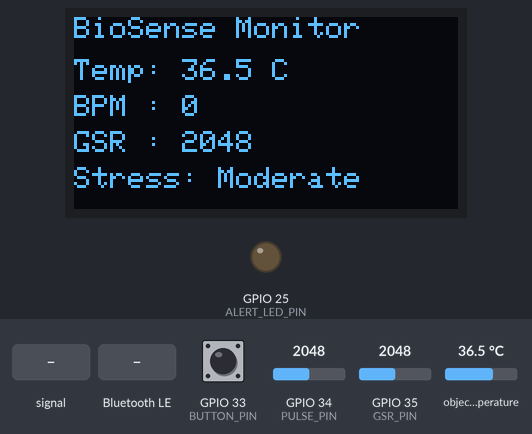
This sketch was run on a simulated ESP32. Shown: 128×64 one-colour display, output pins drawn as LEDs (lit = HIGH). The inputs (shaded band) are chosen by the test bench; at power-on: GPIO 35 (GSR_PIN) = 2048, object temperature 36.5 °C, GPIO 34 (PULSE_PIN) = 2048, GPIO 33 (BUTTON_PIN) HIGH. WiFi joins after 1.5 s; servers stay silent unless stated; nothing arrives over Bluetooth unless stated; a phone connects over Bluetooth LE 3 s after start; what the sketch prints to the serial monitor is not drawn.

Above: at 10.3 s.
10.4 s: GPIO 34 (PULSE_PIN) fed a 2 Hz sine of ±1228 counts around its level
At 16.2 s:
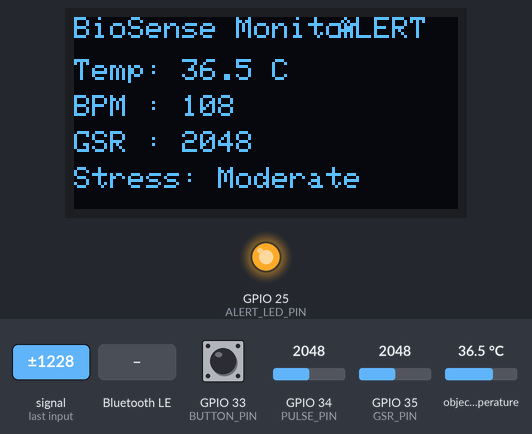
20.9 s: GPIO 35 (GSR_PIN) set to 2212
At 25.8 s:
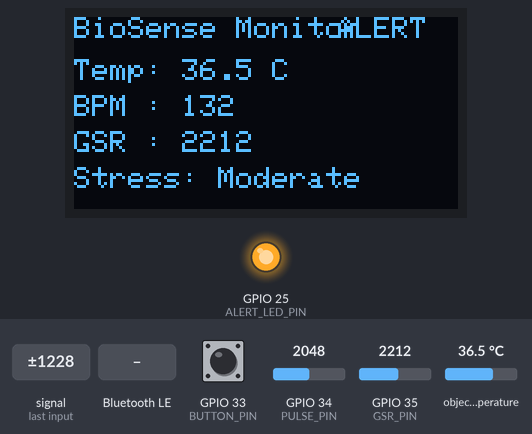
31.4 s: GPIO 35 (GSR_PIN) set to 2297
At 36.6 s:
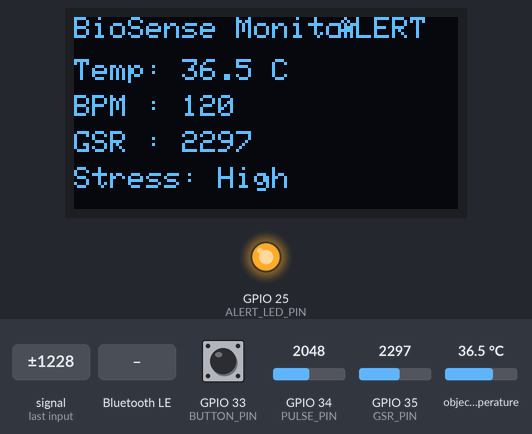
41.9 s: Bluetooth LE write "CALIBRATE_GSR" received
At 46.2 s:
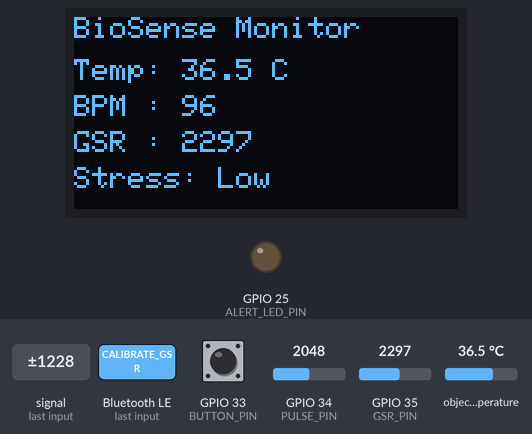
52.4 s: object temperature set to 20 °C
At 62.4 s:
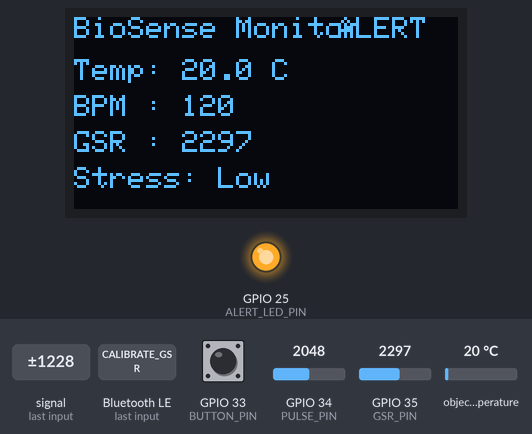
62.9 s: GPIO 34 (PULSE_PIN) set to 2240
At 67.8 s:
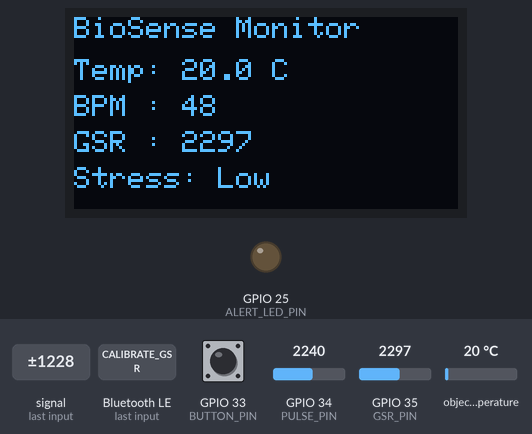
Timing chart, 0 to 69.3 s (numbered marks = the images above; inputs shaded):
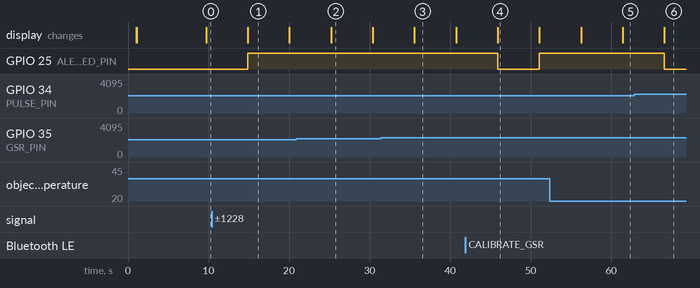

Measured:
- the behaviour switches between 2249 and 2250 on GPIO 35 (GSR_PIN) (found by bisection; images 2 and 3)
- after the input at 10.4 s, GPIO 25 (ALERT_LED_PIN): LOW → HIGH after 4.5 s; the display: changes after 4.5 s (image 1)
- after the input at 20.9 s, the display: changes after 4.3 s (image 2)
- after the input at 31.4 s, the display: changes after 4.2 s (image 3)
- after the input at 41.9 s, GPIO 25 (ALERT_LED_PIN): HIGH → LOW after 4.0 s, → HIGH 5.2 s later; the display: changes after 4.0 s (image 4)
- after the input at 52.4 s, the display: first differs from a run without the input after 9.0 s (image 5)
- after the input at 62.9 s, GPIO 25 (ALERT_LED_PIN): HIGH → LOW after 3.7 s; the display: changes after 3.7 s (image 6)

The sketch:

BioSense_esp_code.ino
```cpp
/*
  BioSense - ESP32 Wearable Health Monitoring System

  Functions:
  - MLX90614 temperature sensor
  - SEN11574 / pulse analog sensor
  - GSR analog stress sensor
  - OLED SSD1306 display
  - BLE communication with mobile app
  - OTA Wi-Fi firmware update
  - Alert LED
  - Push button measurement trigger

  Required libraries:
  - Adafruit MLX90614
  - Adafruit SSD1306
  - Adafruit GFX
  - ESP32 BLE Arduino
  - ArduinoOTA
*/

#include <Wire.h>
#include <WiFi.h>
#include <ArduinoOTA.h>

#include <Adafruit_MLX90614.h>
#include <Adafruit_GFX.h>
#include <Adafruit_SSD1306.h>

#include <BLEDevice.h>
#include <BLEServer.h>
#include <BLEUtils.h>
#include <BLE2902.h>

// ======================================================
// PIN CONFIGURATION
// ======================================================

#define PULSE_PIN       34
#define GSR_PIN         35
#define ALERT_LED_PIN   25
#define BUTTON_PIN      33

#define OLED_SDA        21
#define OLED_SCL        22

// ======================================================
// OLED CONFIGURATION
// ======================================================

#define SCREEN_WIDTH 128
#define SCREEN_HEIGHT 64
#define OLED_RESET -1

Adafruit_SSD1306 display(SCREEN_WIDTH, SCREEN_HEIGHT, &Wire, OLED_RESET);

// ======================================================
// SENSORS
// ======================================================

Adafruit_MLX90614 mlx = Adafruit_MLX90614();

// ======================================================
// WIFI + OTA CONFIGURATION
// ======================================================

const char* WIFI_SSID = "YOUR_WIFI_NAME";
const char* WIFI_PASSWORD = "YOUR_WIFI_PASSWORD";

#define OTA_HOSTNAME "BioSense-ESP32"
#define OTA_PASSWORD "biosense123"

// ======================================================
// BLE CONFIGURATION
// ======================================================

#define DEVICE_NAME "BioSense"

#define SERVICE_UUID        "12345678-1234-1234-1234-1234567890ab"
#define DATA_CHAR_UUID      "abcd1234-1234-1234-1234-abcdef123456"
#define COMMAND_CHAR_UUID   "dcba4321-4321-4321-4321-fedcba654321"

BLECharacteristic *dataCharacteristic;
BLECharacteristic *commandCharacteristic;

bool deviceConnected = false;
bool measurementEnabled = true;

// ======================================================
// MEASUREMENT VARIABLES
// ======================================================

float bodyTemperature = 0.0;
int bpm = 0;
int gsrRaw = 0;
float stressIndex = 0.0;

String stressLevel = "Normal";
String healthStatus = "Normal";

unsigned long lastMeasurementTime = 0;
const unsigned long measurementInterval = 3000;

// ======================================================
// THRESHOLDS
// ======================================================

const float TEMP_ALERT_THRESHOLD = 38.0;
const int BPM_ALERT_THRESHOLD = 100;
const float STRESS_ALERT_THRESHOLD = 1.50;

float gsrBaseline = 1500.0;

// ======================================================
// BLE SERVER CALLBACKS
// ======================================================

class ServerCallbacks : public BLEServerCallbacks {
  void onConnect(BLEServer *server) {
    deviceConnected = true;
    Serial.println("BLE device connected");
  }

  void onDisconnect(BLEServer *server) {
    deviceConnected = false;
    Serial.println("BLE device disconnected");
    BLEDevice::startAdvertising();
  }
};

// ======================================================
// BLE COMMAND CALLBACKS
// ======================================================

class CommandCallbacks : public BLECharacteristicCallbacks {
  void onWrite(BLECharacteristic *characteristic) {
    std::string value = characteristic->getValue();

    if (value.length() == 0) {
      return;
    }

    String command = String(value.c_str());
    command.trim();

    Serial.print("BLE Command received: ");
    Serial.println(command);

    if (command == "START") {
      measurementEnabled = true;
    }
    else if (command == "STOP") {
      measurementEnabled = false;
    }
    else if (command == "MEASURE") {
      performMeasurement();
    }
    else if (command == "CALIBRATE_GSR") {
      calibrateGSR();
    }
  }
};

// ======================================================
// SETUP
// ======================================================

void setup() {
  Serial.begin(115200);
  delay(1000);

  pinMode(ALERT_LED_PIN, OUTPUT);
  pinMode(BUTTON_PIN, INPUT_PULLUP);

  digitalWrite(ALERT_LED_PIN, LOW);

  Wire.begin(OLED_SDA, OLED_SCL);

  initOLED();
  showStartupScreen();

  initTemperatureSensor();
  initBLE();
  initOTA();

  Serial.println("BioSense system ready.");
}

// ======================================================
// MAIN LOOP
// ======================================================

void loop() {
  ArduinoOTA.handle();

  handleButton();

  if (measurementEnabled && millis() - lastMeasurementTime >= measurementInterval) {
    lastMeasurementTime = millis();
    performMeasurement();
  }

  delay(20);
}

// ======================================================
// INITIALIZATION FUNCTIONS
// ======================================================

void initOLED() {
  if (!display.begin(SSD1306_SWITCHCAPVCC, 0x3C)) {
    Serial.println("OLED initialization failed");
    while (true) {
      delay(1000);
    }
  }

  display.clearDisplay();
  display.display();
}

void initTemperatureSensor() {
  if (!mlx.begin()) {
    Serial.println("MLX90614 not detected");

    display.clearDisplay();
    display.setTextSize(1);
    display.setTextColor(SSD1306_WHITE);
    display.setCursor(0, 20);
    display.println("MLX90614 ERROR");
    display.display();

    while (true) {
      ArduinoOTA.handle();
      delay(100);
    }
  }

  Serial.println("MLX90614 ready");
}

void initBLE() {
  BLEDevice::init(DEVICE_NAME);

  BLEServer *server = BLEDevice::createServer();
  server->setCallbacks(new ServerCallbacks());

  BLEService *service = server->createService(SERVICE_UUID);

  dataCharacteristic = service->createCharacteristic(
    DATA_CHAR_UUID,
    BLECharacteristic::PROPERTY_READ |
    BLECharacteristic::PROPERTY_NOTIFY
  );

  dataCharacteristic->addDescriptor(new BLE2902());

  commandCharacteristic = service->createCharacteristic(
    COMMAND_CHAR_UUID,
    BLECharacteristic::PROPERTY_WRITE
  );

  commandCharacteristic->setCallbacks(new CommandCallbacks());

  service->start();

  BLEAdvertising *advertising = BLEDevice::getAdvertising();
  advertising->addServiceUUID(SERVICE_UUID);
  advertising->setScanResponse(true);
  advertising->setMinPreferred(0x06);
  advertising->setMinPreferred(0x12);

  BLEDevice::startAdvertising();

  Serial.println("BLE advertising started");
}

void initOTA() {
  WiFi.mode(WIFI_STA);
  WiFi.begin(WIFI_SSID, WIFI_PASSWORD);

  Serial.print("Connecting to Wi-Fi for OTA");

  int attempts = 0;
  while (WiFi.status() != WL_CONNECTED && attempts < 30) {
    ArduinoOTA.handle();
    delay(500);
    Serial.print(".");
    attempts++;
  }

  if (WiFi.status() != WL_CONNECTED) {
    Serial.println();
    Serial.println("Wi-Fi connection failed. OTA disabled.");
    return;
  }

  Serial.println();
  Serial.println("Wi-Fi connected");
  Serial.print("IP address: ");
  Serial.println(WiFi.localIP());

  ArduinoOTA.setHostname(OTA_HOSTNAME);
  ArduinoOTA.setPassword(OTA_PASSWORD);

  ArduinoOTA.onStart([]() {
    Serial.println("OTA update started");

    display.clearDisplay();
    display.setTextSize(1);
    display.setTextColor(SSD1306_WHITE);
    display.setCursor(0, 20);
    display.println("OTA Update...");
    display.display();
  });

  ArduinoOTA.onEnd([]() {
    Serial.println("OTA update finished");

    display.clearDisplay();
    display.setTextSize(1);
    display.setTextColor(SSD1306_WHITE);
    display.setCursor(0, 20);
    display.println("OTA Done");
    display.display();
  });

  ArduinoOTA.onProgress([](unsigned int progress, unsigned int total) {
    int percent = (progress * 100) / total;

    Serial.printf("OTA Progress: %u%%\r", percent);

    display.clearDisplay();
    display.setTextSize(1);
    display.setTextColor(SSD1306_WHITE);
    display.setCursor(0, 20);
    display.print("OTA Progress: ");
    display.print(percent);
    display.println("%");
    display.display();
  });

  ArduinoOTA.onError([](ota_error_t error) {
    Serial.printf("OTA Error[%u]\n", error);

    display.clearDisplay();
    display.setTextSize(1);
    display.setTextColor(SSD1306_WHITE);
    display.setCursor(0, 20);
    display.println("OTA Error");
    display.display();
  });

  ArduinoOTA.begin();

  Serial.println("OTA ready");
}

// ======================================================
// MAIN MEASUREMENT FUNCTION
// ======================================================

void performMeasurement() {
  readAllSensors();
  processHealthStatus();
  updateOLED();
  sendBLEData();
  printSerialData();
}

// ======================================================
// SENSOR READING FUNCTIONS
// ======================================================

void readAllSensors() {
  bodyTemperature = readTemperature();
  bpm = readHeartRate();
  gsrRaw = readGSR();
  stressIndex = calculateStressIndex(gsrRaw);
  stressLevel = classifyStress(stressIndex);
}

float readTemperature() {
  float temp = mlx.readObjectTempC();

  if (isnan(temp)) {
    return 0.0;
  }

  return temp;
}

int readGSR() {
  const int samples = 20;
  long sum = 0;

  for (int i = 0; i < samples; i++) {
    ArduinoOTA.handle();
    sum += analogRead(GSR_PIN);
    delay(5);
  }

  return sum / samples;
}

float calculateStressIndex(int value) {
  if (gsrBaseline <= 0) {
    return 0.0;
  }

  return (float)value / gsrBaseline;
}

String classifyStress(float index) {
  if (index < 1.15) {
    return "Low";
  }
  else if (index < 1.50) {
    return "Moderate";
  }
  else {
    return "High";
  }
}

// ======================================================
// HEART RATE PROCESSING
// ======================================================

int readHeartRate() {
  const unsigned long durationMs = 5000;
  const int threshold = 2200;
  const int hysteresis = 200;

  int beats = 0;
  bool pulseDetected = false;

  unsigned long startTime = millis();

  while (millis() - startTime < durationMs) {
    ArduinoOTA.handle();

    int signal = analogRead(PULSE_PIN);

    if (signal > threshold && !pulseDetected) {
      beats++;
      pulseDetected = true;
    }

    if (signal < threshold - hysteresis) {
      pulseDetected = false;
    }

    delay(10);
  }

  int calculatedBPM = beats * 12;

  if (calculatedBPM < 40 || calculatedBPM > 180) {
    calculatedBPM = 0;
  }

  return calculatedBPM;
}

// ======================================================
// HEALTH STATUS
// ======================================================

void processHealthStatus() {
  bool alert = false;

  if (bodyTemperature > TEMP_ALERT_THRESHOLD) {
    alert = true;
  }

  if (bpm > BPM_ALERT_THRESHOLD && bpm != 0) {
    alert = true;
  }

  if (stressIndex > STRESS_ALERT_THRESHOLD) {
    alert = true;
  }

  if (alert) {
    healthStatus = "Alert";
    digitalWrite(ALERT_LED_PIN, HIGH);
  }
  else {
    healthStatus = "Normal";
    digitalWrite(ALERT_LED_PIN, LOW);
  }
}

// ======================================================
// OLED DISPLAY FUNCTIONS
// ======================================================

void updateOLED() {
  display.clearDisplay();

  display.setTextSize(1);
  display.setTextColor(SSD1306_WHITE);

  display.setCursor(0, 0);
  display.println("BioSense Monitor");

  display.setCursor(0, 14);
  display.print("Temp: ");
  display.print(bodyTemperature, 1);
  display.println(" C");

  display.setCursor(0, 26);
  display.print("BPM : ");
  display.println(bpm);

  display.setCursor(0, 38);
  display.print("GSR : ");
  display.println(gsrRaw);

  display.setCursor(0, 50);
  display.print("Stress: ");
  display.println(stressLevel);

  if (healthStatus == "Alert") {
    display.setCursor(88, 0);
    display.println("ALERT");
  }

  display.display();
}

void showStartupScreen() {
  display.clearDisplay();

  display.setTextColor(SSD1306_WHITE);

  display.setTextSize(2);
  display.setCursor(10, 15);
  display.println("BioSense");

  display.setTextSize(1);
  display.setCursor(10, 45);
  display.println("BLE + OTA Monitor");

  display.display();
  delay(2000);
}

// ======================================================
// BLE COMMUNICATION
// ======================================================

void sendBLEData() {
  String jsonData = "{";
  jsonData += "\"temperature\":";
  jsonData += String(bodyTemperature, 1);
  jsonData += ",";

  jsonData += "\"bpm\":";
  jsonData += String(bpm);
  jsonData += ",";

  jsonData += "\"gsr\":";
  jsonData += String(gsrRaw);
  jsonData += ",";

  jsonData += "\"stressIndex\":";
  jsonData += String(stressIndex, 2);
  jsonData += ",";

  jsonData += "\"stressLevel\":\"";
  jsonData += stressLevel;
  jsonData += "\",";

  jsonData += "\"status\":\"";
  jsonData += healthStatus;
  jsonData += "\"";

  jsonData += "}";

  dataCharacteristic->setValue(jsonData.c_str());

  if (deviceConnected) {
    dataCharacteristic->notify();
  }
}

// ======================================================
// BUTTON HANDLING
// ======================================================

void handleButton() {
  static bool lastButtonState = HIGH;
  static unsigned long lastDebounceTime = 0;

  bool currentButtonState = digitalRead(BUTTON_PIN);

  if (currentButtonState != lastButtonState) {
    lastDebounceTime = millis();
  }

  if ((millis() - lastDebounceTime) > 50) {
    if (lastButtonState == HIGH && currentButtonState == LOW) {
      Serial.println("Button pressed: manual measurement");
      performMeasurement();
    }
  }

  lastButtonState = currentButtonState;
}

// ======================================================
// GSR CALIBRATION
// ======================================================

void calibrateGSR() {
  long sum = 0;
  const int samples = 100;

  Serial.println("Calibrating GSR...");

  for (int i = 0; i < samples; i++) {
    ArduinoOTA.handle();
    sum += analogRead(GSR_PIN);
    delay(10);
  }

  gsrBaseline = sum / samples;

  Serial.print("New GSR baseline: ");
  Serial.println(gsrBaseline);
}

// ======================================================
// SERIAL DEBUG
// ======================================================

void printSerialData() {
  Serial.println("========== BioSense Data ==========");

  Serial.print("Temperature: ");
  Serial.print(bodyTemperature);
  Serial.println(" C");

  Serial.print("BPM: ");
  Serial.println(bpm);

  Serial.print("GSR Raw: ");
  Serial.println(gsrRaw);

  Serial.print("Stress Index: ");
  Serial.println(stressIndex);

  Serial.print("Stress Level: ");
  Serial.println(stressLevel);

  Serial.print("Status: ");
  Serial.println(healthStatus);

  Serial.print("BLE Connected: ");
  Serial.println(deviceConnected ? "YES" : "NO");

  Serial.print("Wi-Fi: ");
  Serial.println(WiFi.status() == WL_CONNECTED ? "CONNECTED" : "DISCONNECTED");

  if (WiFi.status() == WL_CONNECTED) {
    Serial.print("OTA IP: ");
    Serial.println(WiFi.localIP());
  }

  Serial.println("===================================");
}
```
